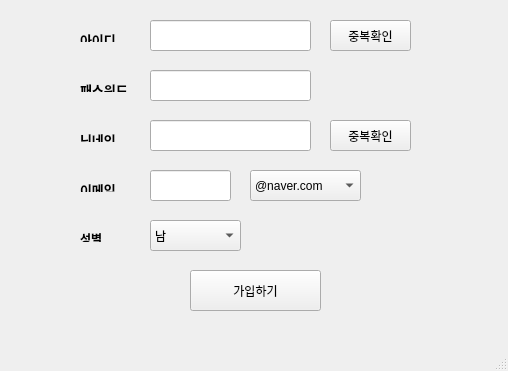
<?xml version="1.0" encoding="UTF-8"?>
<ui version="4.0">
 <class>sign_form</class>
 <widget class="QMainWindow" name="sign_form">
  <property name="geometry">
   <rect>
    <x>0</x>
    <y>0</y>
    <width>508</width>
    <height>371</height>
   </rect>
  </property>
  <property name="windowTitle">
   <string>회원가입</string>
  </property>
  <widget class="QWidget" name="centralwidget">
   <widget class="QLabel" name="label_2">
    <property name="geometry">
     <rect>
      <x>80</x>
      <y>30</y>
      <width>56</width>
      <height>12</height>
     </rect>
    </property>
    <property name="text">
     <string>&lt;html&gt;&lt;head/&gt;&lt;body&gt;&lt;p&gt;&lt;span style=&quot; font-size:10pt; font-weight:600;&quot;&gt;아이디&lt;/span&gt;&lt;/p&gt;&lt;/body&gt;&lt;/html&gt;</string>
    </property>
   </widget>
   <widget class="QLabel" name="label_3">
    <property name="geometry">
     <rect>
      <x>80</x>
      <y>80</y>
      <width>56</width>
      <height>12</height>
     </rect>
    </property>
    <property name="text">
     <string>&lt;html&gt;&lt;head/&gt;&lt;body&gt;&lt;p&gt;&lt;span style=&quot; font-size:10pt; font-weight:600;&quot;&gt;패스워드&lt;/span&gt;&lt;/p&gt;&lt;/body&gt;&lt;/html&gt;</string>
    </property>
   </widget>
   <widget class="QLabel" name="label_4">
    <property name="geometry">
     <rect>
      <x>80</x>
      <y>180</y>
      <width>56</width>
      <height>12</height>
     </rect>
    </property>
    <property name="text">
     <string>&lt;html&gt;&lt;head/&gt;&lt;body&gt;&lt;p&gt;&lt;span style=&quot; font-size:10pt; font-weight:600;&quot;&gt;이메일&lt;/span&gt;&lt;/p&gt;&lt;/body&gt;&lt;/html&gt;</string>
    </property>
   </widget>
   <widget class="QLabel" name="label_5">
    <property name="geometry">
     <rect>
      <x>80</x>
      <y>230</y>
      <width>56</width>
      <height>12</height>
     </rect>
    </property>
    <property name="text">
     <string>&lt;html&gt;&lt;head/&gt;&lt;body&gt;&lt;p&gt;&lt;span style=&quot; font-weight:600;&quot;&gt;성별&lt;/span&gt;&lt;/p&gt;&lt;/body&gt;&lt;/html&gt;</string>
    </property>
   </widget>
   <widget class="QLabel" name="label_6">
    <property name="geometry">
     <rect>
      <x>80</x>
      <y>130</y>
      <width>56</width>
      <height>12</height>
     </rect>
    </property>
    <property name="text">
     <string>&lt;html&gt;&lt;head/&gt;&lt;body&gt;&lt;p&gt;&lt;span style=&quot; font-size:10pt; font-weight:600;&quot;&gt;닉네임&lt;/span&gt;&lt;/p&gt;&lt;/body&gt;&lt;/html&gt;</string>
    </property>
   </widget>
   <widget class="QLineEdit" name="ID_textBox">
    <property name="geometry">
     <rect>
      <x>150</x>
      <y>20</y>
      <width>161</width>
      <height>31</height>
     </rect>
    </property>
   </widget>
   <widget class="QLineEdit" name="PW_textBox">
    <property name="geometry">
     <rect>
      <x>150</x>
      <y>70</y>
      <width>161</width>
      <height>31</height>
     </rect>
    </property>
   </widget>
   <widget class="QLineEdit" name="Nick_Name_textBox">
    <property name="geometry">
     <rect>
      <x>150</x>
      <y>120</y>
      <width>161</width>
      <height>31</height>
     </rect>
    </property>
   </widget>
   <widget class="QLineEdit" name="Email_textBox">
    <property name="geometry">
     <rect>
      <x>150</x>
      <y>170</y>
      <width>81</width>
      <height>31</height>
     </rect>
    </property>
   </widget>
   <widget class="QPushButton" name="Nick_Name">
    <property name="geometry">
     <rect>
      <x>330</x>
      <y>120</y>
      <width>81</width>
      <height>31</height>
     </rect>
    </property>
    <property name="text">
     <string>중복확인</string>
    </property>
   </widget>
   <widget class="QPushButton" name="Double_Check">
    <property name="geometry">
     <rect>
      <x>330</x>
      <y>20</y>
      <width>81</width>
      <height>31</height>
     </rect>
    </property>
    <property name="text">
     <string>중복확인</string>
    </property>
   </widget>
   <widget class="QComboBox" name="Email_comboBox">
    <property name="geometry">
     <rect>
      <x>250</x>
      <y>170</y>
      <width>111</width>
      <height>31</height>
     </rect>
    </property>
    <item>
     <property name="text">
      <string>@naver.com</string>
     </property>
    </item>
    <item>
     <property name="text">
      <string>@gmail.co.kr</string>
     </property>
    </item>
    <item>
     <property name="text">
      <string>@daum.net</string>
     </property>
    </item>
   </widget>
   <widget class="QPushButton" name="Sign_In">
    <property name="geometry">
     <rect>
      <x>190</x>
      <y>270</y>
      <width>131</width>
      <height>41</height>
     </rect>
    </property>
    <property name="text">
     <string>가입하기</string>
    </property>
   </widget>
   <widget class="QComboBox" name="Gender_comboBox">
    <property name="geometry">
     <rect>
      <x>150</x>
      <y>220</y>
      <width>91</width>
      <height>31</height>
     </rect>
    </property>
    <item>
     <property name="text">
      <string>남</string>
     </property>
    </item>
    <item>
     <property name="text">
      <string>여</string>
     </property>
    </item>
   </widget>
  </widget>
  <widget class="QMenuBar" name="menubar">
   <property name="geometry">
    <rect>
     <x>0</x>
     <y>0</y>
     <width>508</width>
     <height>26</height>
    </rect>
   </property>
  </widget>
  <widget class="QStatusBar" name="statusbar"/>
 </widget>
 <resources/>
 <connections/>
</ui>
